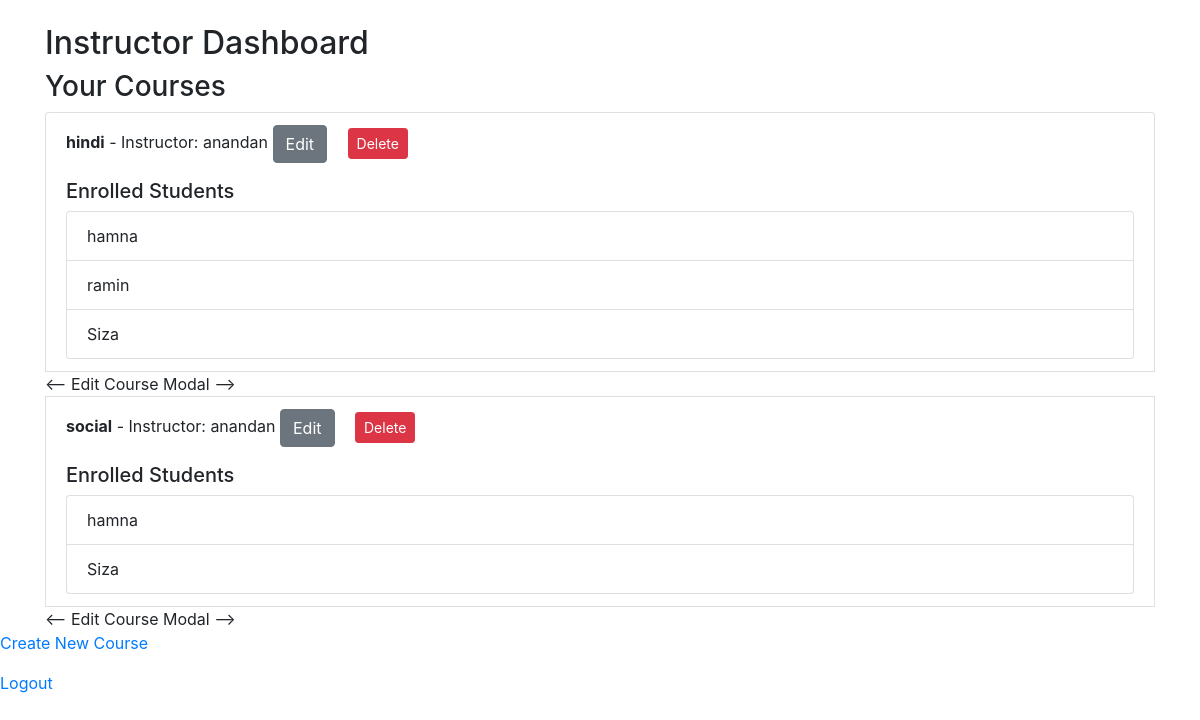
The app's page /instructor_dashboard/ (signed in) with its own data.
### learningplatform/models.py (models this page shows)
class Course(models.Model):
    name = models.CharField(max_length=255)
    description = models.TextField()
    instructor = models.ForeignKey(User, on_delete=models.CASCADE, related_name="instructed_courses")
    students = models.ManyToManyField(User, related_name="enrolled_courses", blank=True)

### learningplatform/views.py (the view)
# urls.py: path('instructor_dashboard/', views.instructor_dashboard, name='instructor_dashboard'),
@login_required
def instructor_dashboard(request):
    courses = Course.objects.filter(instructor=request.user)
    return render(request, 'instructor_dashboard.html', {'courses': courses})

### learningplatform/templates/instructor_dashboard.html (shortened to what this page needs)
<!DOCTYPE html>
<html lang="en">
<head>
    <link rel="stylesheet" href="https://stackpath.bootstrapcdn.com/bootstrap/4.5.2/css/bootstrap.min.css">
</head>
<body>
    <div class="container mt-4">
        <h2>Instructor Dashboard</h2>
        <h3>Your Courses</h3>
        <ul class="list-group">
            {% for course in courses %}
                <li class="list-group-item">
                    <strong>{{ course.name }}</strong> - Instructor: {{ course.instructor.username }}
                    <a href="{% url 'edit_course' course.id %}" class="btn btn-secondary">Edit</a>
                    <button class="btn btn-danger btn-sm ml-3" data-toggle="modal" data-target="#deleteCourseModal{{ course.id }}">Delete</button>
                    <h5 class="mt-3">Enrolled Students</h5>
                    <ul class="list-group">
                        {% for student in course.students.all %}
                            <li class="list-group-item">
                                {{ student.username }}
                            </li>
                        {% empty %}
                            <li class="list-group-item">No students enrolled yet.</li>
                        {% endfor %}
                    </ul>
                </li>
<--
                Edit Course Modal
                 -->
            {% empty %}
                <li class="list-group-item">You have no courses yet.</li>
            {% endfor %}
        </ul>
    </div>
    <p><a href="{% url 'create_course' %}">Create New Course</a></p>
    <p><a href="{% url 'logout' %}">Logout</a></p>
</body>
</html>

### records on screen
Course: name "hindi", instructor.username "anandan"
Course: name "social", instructor.username "anandan"

### other values on screen
{{ student.username }} "hamna"
{{ student.username }} "ramin"
{{ student.username }} "Siza"
